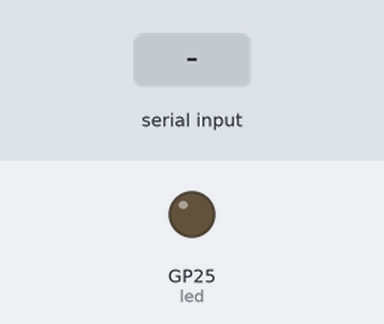
A program run on a simulated Raspberry Pi Pico running MicroPython. Shown: output pins drawn as LEDs (lit = HIGH). The test bench sets the inputs (shaded band).

Above: at 1.2 s.
1.3 s: "t" received over the second serial link
At 3.3 s:
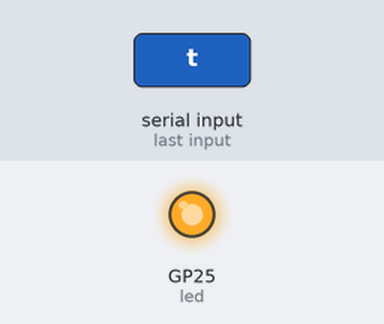
Timing chart, 0 to 4.8 s (numbered marks = the images above; inputs shaded):
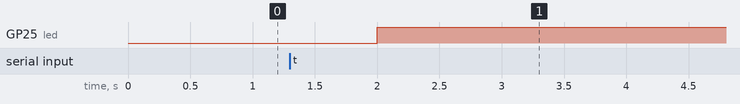

Measured:
- after the input at 1.3 s, GP25 (led): LOW → HIGH after 0.70 s

The program:

main.py
```python
import machine
import time

# Set to Pin GP5, NOT physically Pin 5 on the Pico
rxPin = machine.Pin(5, machine.Pin.OUT)
# Set to Pin GP4, NOT physically Pin 4 on the Pico
txPin = machine.Pin(4, machine.Pin.IN)

# Set LED to be the LED on the Pico
led = machine.Pin("LED", machine.Pin.OUT)

# Create UART configuration
uart = machine.UART(1, baudrate=9600, rx=rxPin, tx=txPin, bits=8, parity=None, stop=2)

# Send a 't' character over UART. If there's data back, read it, and if it's
# an 'm' character from the other end, toggle the LED, then sleep for 1 second
while True:
    uart.write('m')
    if uart.any():
        data = uart.read()
        if data == b't':
            led.toggle()
    time.sleep(1)
```
